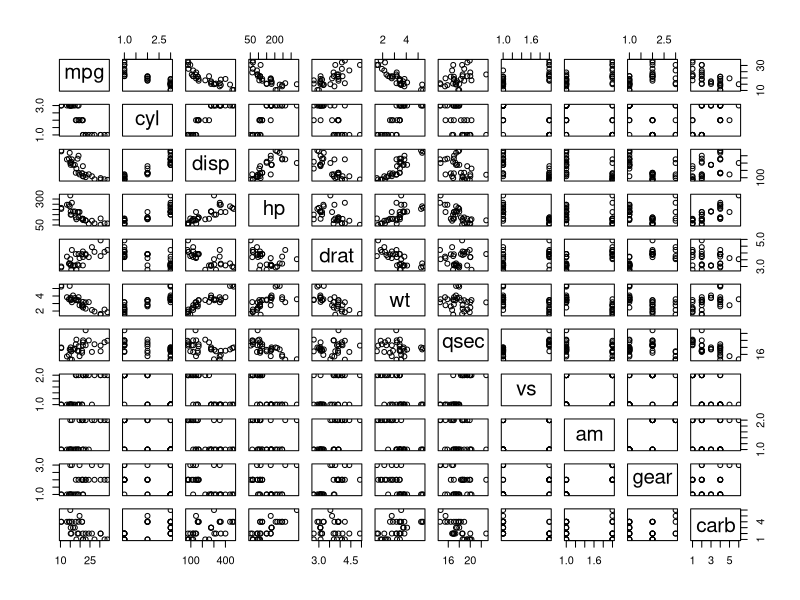
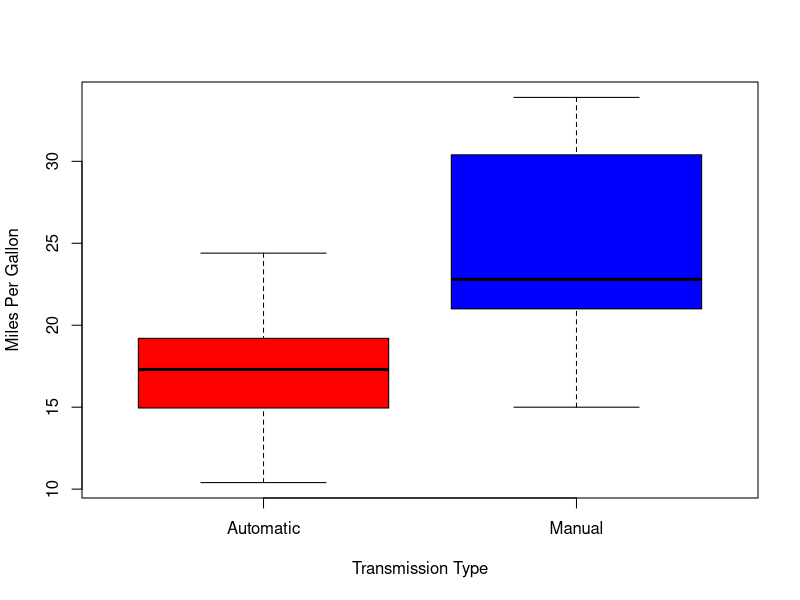
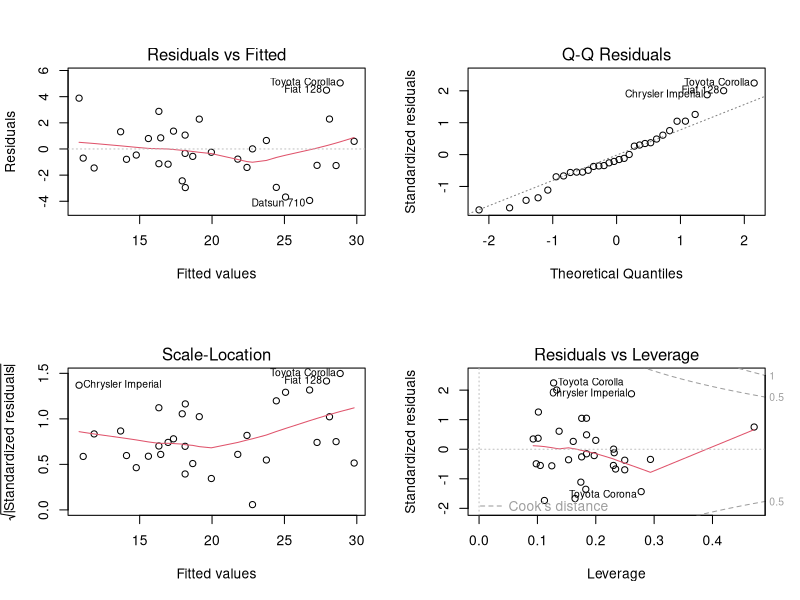

These figures' R source, in order:
## ---- chunk 1
data(mtcars)
mtcars$cyl <- factor(mtcars$cyl)
mtcars$vs <- factor(mtcars$vs)
mtcars$gear <- factor(mtcars$gear)
mtcars$carb <- factor(mtcars$carb)
mtcars$am <- factor(mtcars$am,labels=c('Automatic','Manual'))
#str(mtcars)
## ---- chunk 2
pairs(mpg ~ ., data = mtcars)
## ---- chunk 3
boxplot(mpg ~ am, data = mtcars, col = (c("red","blue")), ylab = "Miles Per Gallon", xlab = "Transmission Type")
## ---- chunk 4
init_model <- lm(mpg ~ ., data = mtcars)
best_model <- step(init_model, direction = "both",trace=FALSE)
## ---- chunk 5
summary(best_model)
## ---- chunk 6
base_model <- lm(mpg ~ am, data = mtcars)
anova(base_model, best_model)
## ---- chunk 7
par(mfrow=c(2, 2))
plot(best_model)
## ---- chunk 8
leverage <- hatvalues(best_model)
tail(sort(leverage),3)
## ---- chunk 9
influential <- dfbetas(best_model)
tail(sort(influential[,6]),3)
